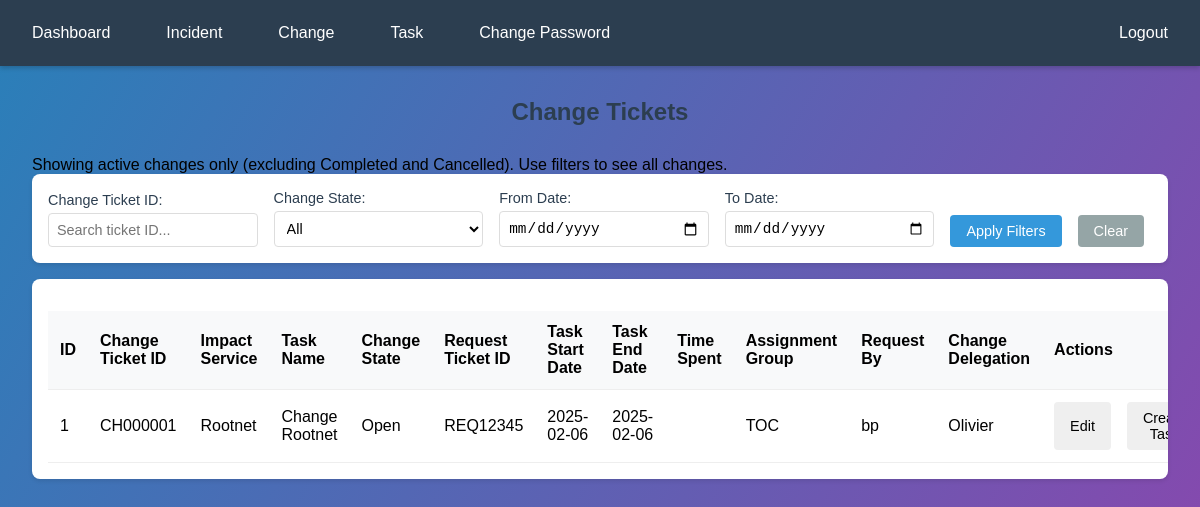
Page /changes (signed in) on the committed database.
### tables this page shows
CREATE TABLE Change_Ticket (ID INTEGER PRIMARY KEY AUTOINCREMENT NOT NULL, Change_Ticket_ID TEXT NOT NULL, Impact_Service TEXT NOT NULL, Task_name TEXT NOT NULL, Change_state TEXT NOT NULL, Request_Ticket_ID TEXT NOT NULL, Task_Start_Date DATETIME DEFAULT CURRENT_TIMESTAMP NOT NULL, Task_End_Date DATETIME, Time_Spent REAL, Assignment_Group TEXT NOT NULL, Request_By TEXT NOT NULL, Change_Delegation TEXT NOT NULL);

### routes/change_routes.py (the view)
    @app.route('/changes')
    def changes():
        if 'username' not in session:
            return redirect(url_for('login'))
        filters = {}
        if request.args.get('ticket_id'):
            filters['ticket_id'] = request.args.get('ticket_id')
        if request.args.get('change_state'):
            filters['change_state'] = request.args.get('change_state')
        if request.args.get('date_from'):
            filters['date_from'] = request.args.get('date_from')
        if request.args.get('date_to'):
            filters['date_to'] = request.args.get('date_to')
        print(f"User is change_state: {request.args.get('change_state')}")
        print(f"Filters: {filters}")
        try:
            db = DBConnecter(DATABASE_URL)
            print(f"Filters: {bool(filters)}")
            show_all = bool(filters)
            changes = get_change_details(db, session['full_name'], filters if filters else None, show_all)
            db.close()
            return render_template('change.html', changes=changes)
        except Exception as e:
            flash(f'Error retrieving changes: {str(e)}', 'error')
            return render_template('change.html', changes=[])

### dbQueryChange.py (called while the page is built, shortened)
def get_change_details(db, username, filters=None, show_all=False):
    query = """
        SELECT ID, Change_Ticket_ID, Impact_Service, Task_name, Change_state,
               Request_Ticket_ID, Task_Start_Date, Task_End_Date, Time_Spent, Assignment_Group,
               Request_By, Change_Delegation
        FROM Change_Ticket
        WHERE 1 = 1
    """
    params=[]
    if not show_all:
        query += " AND Change_state NOT IN ('Completed', 'Cancelled')"
    return db.execute_query(query, tuple(params))

### dbconnecter.py (called while the page is built)
    def close(self):
        self.connection.close()

    def execute_query(self, query, params=None):
        if params is None:
            params = ()
        self.cursor.execute(query, params)
        is_select = query.strip().upper().startswith('SELECT')
        if is_select:
            return self.cursor.fetchall()
        else:
            self.connection.commit()
            return None

### templates/change.html (shortened to what this page needs)
{% extends "base.html" %}
{% block content %}
<div class="content-container">
    <h2>Change Tickets</h2>
    {% if not request.args %}
    <div class="info-message">
        Showing active changes only (excluding Completed and Cancelled). Use filters to see all changes.
    </div>
    {% endif %}
    <div class="filters-row">
        <form id="filterForm" method="GET" action="{{ url_for('changes') }}" class="filters-form">
            <div class="filter-item">
                <label for="filter_ticket_id">Change Ticket ID:</label>
                <input type="text" id="filter_ticket_id" name="ticket_id" value="{{ request.args.get('ticket_id', '') }}" placeholder="Search ticket ID...">
            </div>
            <div class="filter-item">
                <label for="filter_change_state">Change State:</label>
                <select id="filter_change_state" name="change_state">
                    <option value="All"{% if request.args.get('change_state') == 'All' %}selected{% endif %}>All</option>
                </select>
            </div>
            <div class="filter-item">
                <label for="filter_date_from">From Date:</label>
                <input type="date" id="filter_date_from" name="date_from" value="{{ request.args.get('date_from', '') }}">
            </div>
            <div class="filter-item">
                <label for="filter_date_to">To Date:</label>
                <input type="date" id="filter_date_to" name="date_to" value="{{ request.args.get('date_to', '') }}">
            </div>
            <div class="filter-buttons">
                <button type="submit" class="apply-filter-btn">Apply Filters</button>
                <button type="button" class="clear-filter-btn" onclick="clearFilters()">Clear</button>
            </div>
        </form>
    </div>
    <div class="table-container">
        <table class="data-table">
            <thead>
                <tr>
                    <th>ID</th>
                    <th>Change Ticket ID</th>
                    <th>Impact Service</th>
                    <th>Task Name</th>
                    <th>Change State</th>
                    <th>Request Ticket ID</th>
                    <th>Task Start Date</th>
                    <th>Task End Date</th>
                    <th>Time Spent</th>
                    <th>Assignment Group</th>
                    <th>Request By</th>
                    <th>Change Delegation</th>
                    <th>Actions</th>
                </tr>
            </thead>
            <tbody>
                {% for change in changes %}
                <tr>
                    <td>{{ change[0] }}</td>
                    <td>{{ change[1] }}</td>
                    <td>{{ change[2] }}</td>
                    <td>{{ change[3] }}</td>
                    <td>{{ change[4] }}</td>
                    <td>{{ change[5] }}</td>
                    <td>{{ change[6] }}</td>
                    <td>{{ change[7] }}</td>
                    <td>{{ change[8] }}</td>
                    <td>{{ change[9] }}</td>
                    <td>{{ change[10] }}</td>
                    <td>{{ change[11] }}</td>                    <td>
                        <div class="update-button">
                            <button onclick="editChange('{{ change[0] }}')" class="edit-btn">Edit</button>
                            <button onclick="createTask('{{ change[1] }}')" class="create-task-btn">Create Task</button>
                        </div>
                    </td>
                </tr>
                {% endfor %}
            </tbody>
        </table>
    </div>
</div>
{% endblock %}

### static/style.css (style rules this page uses)
body { margin: 0; padding: 0; font-family: Arial, sans-serif; background: linear-gradient(120deg, #2980b9, #8e44ad); min-height: 100vh; }
h2 { margin: 0 0 30px; text-align: center; color: #2c3e50; font-size: 24px; font-weight: 600; }
label { display: block; margin-bottom: 8px; color: #2c3e50; font-weight: 500; }
input { width: 100%; padding: 12px; border: 2px solid #ddd; border-radius: 8px; font-size: 16px; box-sizing: border-box; transition: all 0.3s ease; }
.content-container { padding: 2rem; margin: 0 auto; max-width: 2500px; }
.table-container { background: white; border-radius: 8px; padding: 1rem; box-shadow: 0 2px 4px rgba(0,0,0,0.1); overflow-x: auto; }
.data-table { width: 100%; border-collapse: collapse; margin-top: 1rem; }
.data-table th, .data-table td { padding: 12px; text-align: left; border-bottom: 1px solid #eee; }
.data-table th { background-color: #f8f9fa; font-weight: 600; }
select { width: 100%; padding: 8px; border: 1px solid #ddd; border-radius: 4px; background-color: white; }
.filters-row { background: white; padding: 1rem; border-radius: 8px; margin-bottom: 1rem; box-shadow: 0 2px 4px rgba(0,0,0,0.1); }
.filters-form { display: flex; align-items: flex-end; gap: 1rem; }
.filter-item { flex: 1; }
.filter-item label { display: block; margin-bottom: 0.3rem; font-size: 0.9rem; color: #2c3e50; }
.filter-item input, .filter-item select { width: 100%; padding: 0.5rem; border: 1px solid #ddd; border-radius: 4px; font-size: 0.9rem; }
.update-button, .edit-button, .filter-buttons { display: flex; gap: 0.5rem; }
.create-task-btn, .edit-btn, .apply-filter-btn, .clear-filter-btn, .delete-btn { padding: 0.5rem 1rem; border: none; border-radius: 4px; cursor: pointer; font-size: 0.9rem; transition: background-color 0.3s; margin-right: 0.5rem; }
.apply-filter-btn { background-color: #3498db; color: white; }
.clear-filter-btn { background-color: #95a5a6; color: white; }

### rows in the picture
Change_Ticket: ID "1", Change_Ticket_ID "CH000001", Impact_Service "Rootnet", Task_name "Change Rootnet", Change_state "Open", Request_Ticket_ID "REQ12345", Task_Start_Date "2025-02-06", Task_End_Date "2025-02-06", Assignment_Group "TOC", Request_By "bp", Change_Delegation "Olivier"
